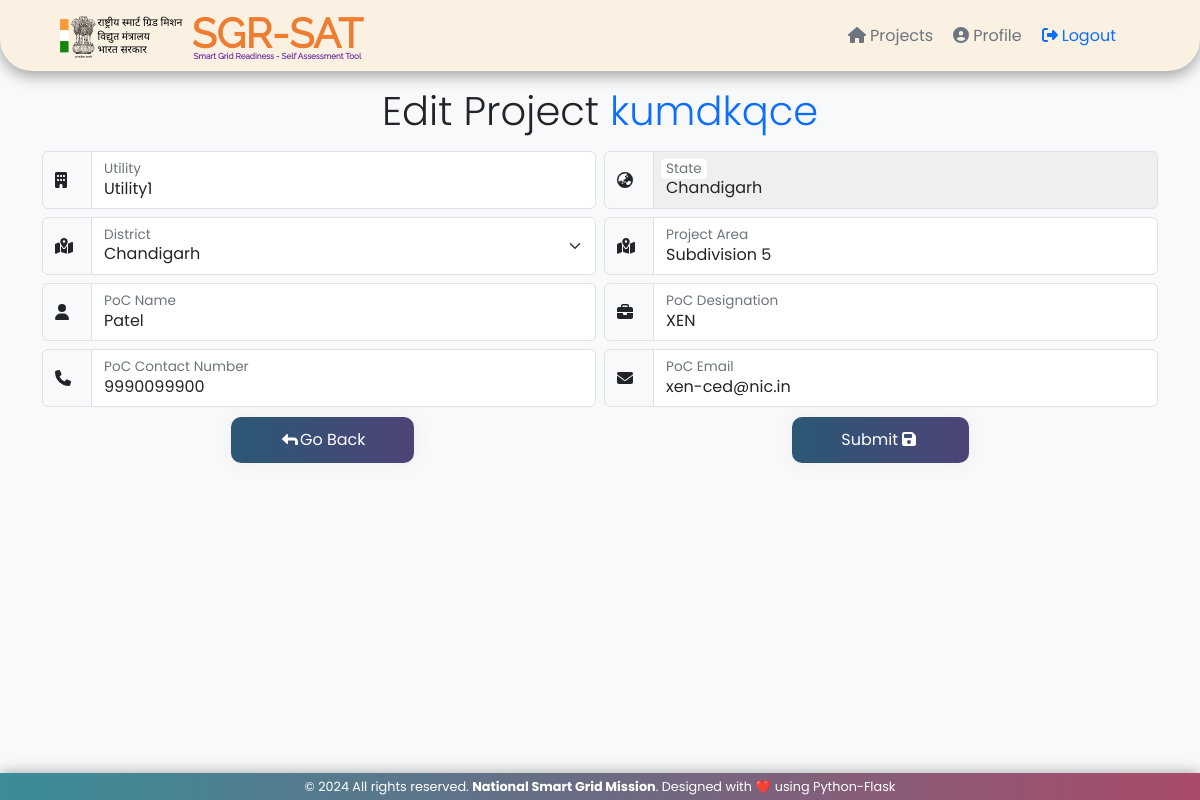
The page /editproject/kumdkqce (signed in) on the database its author committed.
### tables this page shows
CREATE TABLE projects (
	"id" INTEGER PRIMARY KEY AUTOINCREMENT,
	"user"	TEXT,
	"utility"	TEXT,
	"state"	TEXT,
	"district"	TEXT,
	"area"	TEXT,
	"pocname"	TEXT,
	"pocdesig"	TEXT,
	"poctel"	TEXT,
	"pocemail"	TEXT,
	"projectcode"	TEXT,
	"date"	DATETIME DEFAULT (DATETIME('now', 'localtime'))
	);

### sgrsat.py (the view, shortened to what this page needs)
@app.route("/editproject/<string:uid>", methods = ["GET", "POST"])
def editproject(uid):
	if ('logged_in' not in session) or (session['logged_in'] != True):
		flash('Session timeout. Please login again', 'info')
		return redirect(url_for("login"))
	conn = sql.connect(DATABASE)
	conn.row_factory = sql.Row
	cur = conn.cursor()
	pdata = cur.execute("SELECT * FROM projects WHERE projectcode = ?", (uid,)).fetchone()
	with open("static/defdata/states.json", encoding="utf-8") as file:
		states = json.load(file)
	return render_template("editproject.html", states = states, pdata = pdata)

### sgrsat.py (called while the page is built)
@app.before_request
def before_request():
	session.permanent = False
	app.permanent_session_lifetime = timedelta(minutes=10)

### templates/editproject.html (shortened to what this page needs)
<!DOCTYPE html>
<html lang="en">
	<head>
		<link rel="stylesheet" type="text/css" href="/static/css/bootstrap-5.3.2.min.css">
		<link rel="stylesheet" type="text/css" href="/static/css/fontawesome-6.5.2.all.min.css">
		<link rel="stylesheet" type="text/css" href="/static/css/sgrsat.css">
	</head>
	<body class="bg-body-tertiary">
		<nav class="navbar navbar-expand-lg rounded-5 rounded-top-0">
			<div class="container-fluid mx-lg-5">
				<a class="navbar-brand py-0" href="{{url_for('projects')}}"><img src="/static/images/logo-hi.svg" style="max-width: 125px;" alt="NSGM Logo"> <img src="/static/images/sgrsatlogo.svg" style="max-width: 175px;" alt="SGRSAT Logo"></a>
				<div class="collapse navbar-collapse text-center" id="navbar">
					<ul class="navbar-nav me-3 ms-auto">
						<li class="nav-item"><a class="nav-link text-secondary" href="{{url_for('projects')}}"><i class="fa-solid fa-home mx-1"></i>Projects</a></li>
						<li class="nav-item"><a class="nav-link text-secondary" href="{{url_for('profile')}}"><i class="fa-solid fa-circle-user mx-1"></i>Profile</a></li>
						<li class="nav-item"><a class="nav-link text-primary" href="{{url_for('logout')}}"><i class="fa-solid fa-right-from-bracket mx-1"></i>Logout</a></li>
					</ul>
				</div>
			</div>
		</nav>
		<form method="POST">
			<div class="container mt-3">
				<div class="display-6 text-center m-3">Edit Project <span class="text-primary">{{pdata.projectcode}}</span></div>
				<div class="row g-2">
					<div class="col-md-6">
						<div class="input-group">
							<span class="input-group-text"><i class="fa-solid fa-building"></i></span>
							<div class="form-floating">
								<input type="text" class="form-control" name="utility" id="utility" placeholder="Utility" required value="{{pdata.utility}}">
								<label for="utility" class="text-secondary">Utility</label>
							</div>
						</div>
					</div>
					<div class="col-md-6">
						<div class="input-group">
							<span class="input-group-text"><i class="fa-solid fa-earth-asia"></i></span>
							<div class="form-floating">
								<select class="form-select disabled" name="state" id="state" required>
								</select>
								<label for="state" class="text-secondary">State</label>
							</div>
						</div>
					</div>
					<div class="col-md-6">
						<div class="input-group">
							<span class="input-group-text"><i class="fa-solid fa-map-location-dot"></i></span>
							<div class="form-floating">
								<select class="form-select" name="district" id="district" required>
								</select>
								<label for="district" class="text-secondary">District</label>
							</div>
						</div>
					</div>
					<div class="col-md-6">
						<div class="input-group">
							<span class="input-group-text"><i class="fa-solid fa-map-location-dot"></i></span>
							<div class="form-floating">
								<input type="text" class="form-control" name="area" id="area" placeholder="Project Area" required value="{{pdata.area}}">
								<label for="area" class="text-secondary">Project Area</label>
							</div>
						</div>
					</div>
					<div class="col-md-6">
						<div class="input-group">
							<span class="input-group-text"><i class="fa-solid fa-user"></i></span>
							<div class="form-floating">
								<input type="text" class="form-control" name="pocname" id="pocname" placeholder="PoC Name" required value="{{pdata.pocname}}">
								<label for="pocname" class="text-secondary">PoC Name</label>
							</div>
						</div>
					</div>
					<div class="col-md-6">
						<div class="input-group">
							<span class="input-group-text"><i class="fa-solid fa-briefcase"></i></span>
							<div class="form-floating">
								<input type="text" class="form-control" name="pocdesig" id="pocdesig" placeholder="PoC Designation" required value="{{pdata.pocdesig}}">
								<label for="pocdesig" class="text-secondary">PoC Designation</label>
							</div>
						</div>
					</div>
					<div class="col-md-6">
						<div class="input-group">
							<span class="input-group-text"><i class="fa-solid fa-phone"></i></span>
							<div class="form-floating">
								<input type="tel" class="form-control" name="poctel" id="poctel" placeholder="PoC Contact Number" required value="{{pdata.poctel}}">
								<label for="poctel" class="text-secondary">PoC Contact Number</label>
							</div>
						</div>
					</div>
					<div class="col-md-6">
						<div class="input-group">
							<span class="input-group-text"><i class="fa-solid fa-envelope"></i></span>
							<div class="form-floating">
								<input type="email" class="form-control" name="pocemail" id="pocemail" placeholder="PoC Email" required value="{{pdata.pocemail}}">
								<label for="pocemail" class="text-secondary">PoC Email</label>
							</div>
						</div>
					</div>
				</div>
				<div class="d-flex justify-content-around">
					<a class="btn btn-grad px-5" href="{{url_for('projects')}}"><i class="fa-solid fa-turn-up fa-rotate-270 mx-1"></i>Go Back</a>
					<button class="btn btn-grad px-5" type="submit">Submit<i class="fa-solid fa-floppy-disk mx-1"></i></button>
				</div>
			</div>
		</form>
		<div class="footer">
			<footer class="sticky-bottom text-white text-center">
				<p class="m-1">&copy; 2024 All rights reserved. <strong>National Smart Grid Mission</strong>. Designed with ❤️ using Python-Flask</p>
			</footer>
		</div>
	</body>
</html>

### static/css/sgrsat.css (style rules this page uses)
body { font-family: "Poppins", sans-serif; }
.navbar { background: #faf1e3; box-shadow: rgba(0, 0, 0, 0.35) 0px 5px 15px; }
a { transition: .3s all ease; }
a, a:hover { text-decoration: none !important; }
.navbar-nav .nav-item { cursor: pointer; }
.btn { text-align: center; box-shadow: 0 0 20px #eee; color: white; border-radius: 10px; display: block; min-width: 100px; }
.btn-grad { background-image: linear-gradient(to right, #2b5876 0%, #4e4376 51%, #2b5876 100%); margin: 10px; padding: 10px; transition: 0.5s; background-size: 200% auto; }
ul { margin: 0; }
.input-group-text { width: 50px; text-align: center; }
.disabled { background: #efefef; pointer-events: none; }
.footer { font-size: 0.8rem; box-shadow: rgba(0, 0, 0, 0.35) 0px 0px 15px; background: linear-gradient(to left, #aa4b6b, #6b6b83, #3b8d99); bottom: 0; clear: both; position: fixed; width: 100%; }

### rows shown on the page
projects: projectcode "kumdkqce", utility "Utility1", area "Subdivision 5", pocname "Patel", pocdesig "XEN", poctel "9990099900", pocemail "xen-ced@nic.in"
